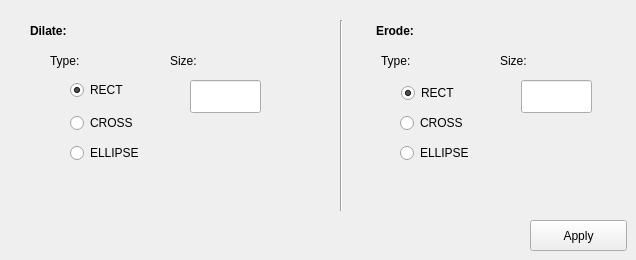
   <widget class="QWidget" name="tab_3">
    <attribute name="title">
     <string>Morphology</string>
    </attribute>
    <widget class="QRadioButton" name="DilateCrossradioButton">
     <property name="geometry">
      <rect>
       <x>70</x>
       <y>110</y>
       <width>109</width>
       <height>26</height>
      </rect>
     </property>
     <property name="text">
      <string>CROSS</string>
     </property>
     <property name="autoExclusive">
      <bool>true</bool>
     </property>
     <attribute name="buttonGroup">
      <string notr="true">buttonGroup</string>
     </attribute>
    </widget>
    <widget class="QRadioButton" name="DilateRectradioButton">
     <property name="geometry">
      <rect>
       <x>70</x>
       <y>80</y>
       <width>109</width>
       <height>20</height>
      </rect>
     </property>
     <property name="text">
      <string>RECT</string>
     </property>
     <property name="checked">
      <bool>true</bool>
     </property>
     <property name="autoExclusive">
      <bool>true</bool>
     </property>
     <attribute name="buttonGroup">
      <string notr="true">buttonGroup</string>
     </attribute>
    </widget>
    <widget class="QRadioButton" name="ErodeRectradioButton">
     <property name="geometry">
      <rect>
       <x>401</x>
       <y>80</y>
       <width>109</width>
       <height>26</height>
      </rect>
     </property>
     <property name="text">
      <string>RECT</string>
     </property>
     <property name="checked">
      <bool>true</bool>
     </property>
     <attribute name="buttonGroup">
      <string notr="true">buttonGroup_2</string>
     </attribute>
    </widget>
    <widget class="QRadioButton" name="ErodeCrossradioButton">
     <property name="geometry">
      <rect>
       <x>400</x>
       <y>110</y>
       <width>109</width>
       <height>26</height>
      </rect>
     </property>
     <property name="text">
      <string>CROSS</string>
     </property>
     <attribute name="buttonGroup">
      <string notr="true">buttonGroup_2</string>
     </attribute>
    </widget>
    <widget class="QRadioButton" name="ErodeEllipseradioButton">
     <property name="geometry">
      <rect>
       <x>400</x>
       <y>140</y>
       <width>109</width>
       <height>26</height>
      </rect>
     </property>
     <property name="text">
      <string>ELLIPSE</string>
     </property>
     <attribute name="buttonGroup">
      <string notr="true">buttonGroup_2</string>
     </attribute>
    </widget>
    <widget class="QRadioButton" name="DilateEllipseradioButton">
     <property name="geometry">
      <rect>
       <x>70</x>
       <y>140</y>
       <width>109</width>
       <height>26</height>
      </rect>
     </property>
     <property name="text">
      <string>ELLIPSE</string>
     </property>
     <attribute name="buttonGroup">
      <string notr="true">buttonGroup</string>
     </attribute>
    </widget>
    <widget class="QLabel" name="label_18">
     <property name="geometry">
      <rect>
       <x>30</x>
       <y>20</y>
       <width>65</width>
       <height>21</height>
      </rect>
     </property>
     <property name="font">
      <font>
       <weight>75</weight>
       <bold>true</bold>
      </font>
     </property>
     <property name="text">
      <string>Dilate:</string>
     </property>
    </widget>
    <widget class="QLabel" name="label_19">
     <property name="geometry">
      <rect>
       <x>376</x>
       <y>20</y>
       <width>65</width>
       <height>21</height>
      </rect>
     </property>
     <property name="font">
      <font>
       <weight>75</weight>
       <bold>true</bold>
      </font>
     </property>
     <property name="text">
      <string>Erode:</string>
     </property>
    </widget>
    <widget class="Line" name="line">
     <property name="geometry">
      <rect>
       <x>331</x>
       <y>20</y>
       <width>20</width>
       <height>191</height>
      </rect>
     </property>
     <property name="orientation">
      <enum>Qt::Vertical</enum>
     </property>
    </widget>
    <widget class="QLabel" name="label_20">
     <property name="geometry">
      <rect>
       <x>50</x>
       <y>50</y>
       <width>65</width>
       <height>21</height>
      </rect>
     </property>
     <property name="text">
      <string>Type:</string>
     </property>
    </widget>
    <widget class="QLabel" name="label_21">
     <property name="geometry">
      <rect>
       <x>381</x>
       <y>50</y>
       <width>65</width>
       <height>21</height>
      </rect>
     </property>
     <property name="text">
      <string>Type:</string>
     </property>
    </widget>
    <widget class="QLineEdit" name="DilatelineEdit">
     <property name="geometry">
      <rect>
       <x>190</x>
       <y>80</y>
       <width>71</width>
       <height>33</height>
      </rect>
     </property>
    </widget>
    <widget class="QLineEdit" name="ErodelineEdit">
     <property name="geometry">
      <rect>
       <x>521</x>
       <y>80</y>
       <width>71</width>
       <height>33</height>
      </rect>
     </property>
    </widget>
    <widget class="QLabel" name="label_22">
     <property name="geometry">
      <rect>
       <x>170</x>
       <y>50</y>
       <width>65</width>
       <height>21</height>
      </rect>
     </property>
     <property name="text">
      <string>Size:</string>
     </property>
    </widget>
    <widget class="QLabel" name="label_23">
     <property name="geometry">
      <rect>
       <x>500</x>
       <y>50</y>
       <width>65</width>
       <height>21</height>
      </rect>
     </property>
     <property name="text">
      <string>Size:</string>
     </property>
    </widget>
    <widget class="QPushButton" name="ApplyDilateErodepushButton">
     <property name="geometry">
      <rect>
       <x>530</x>
       <y>220</y>
       <width>97</width>
       <height>31</height>
      </rect>
     </property>
     <property name="text">
      <string>Apply</string>
     </property>
    </widget>
   </widget>
